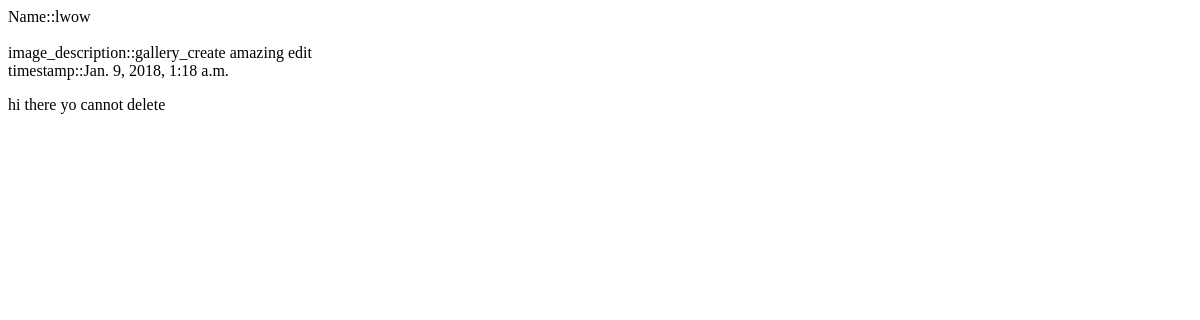
The page /2/ on the database as committed earlier.
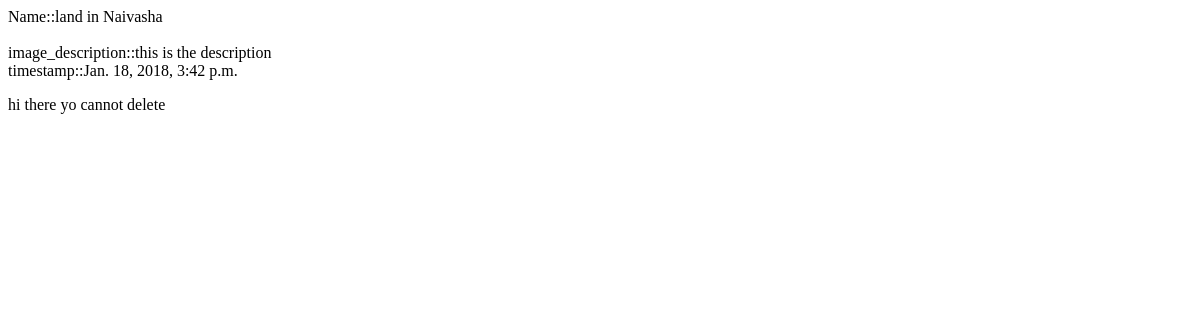
The same page on the database as committed later.
### Main/models.py (models this page shows, shortened)
class Gallery(models.Model):
    image_title        =  models.CharField(max_length=100)
    image_description  =  models.TextField(blank=True, null=True)
    gallery_image      =  models.ImageField(upload_to=upload_location,blank=True, null=True)
    timestamp = models.DateTimeField(auto_now=False, auto_now_add=True,blank=True, null=True)
    class Meta:
        ordering = ["-timestamp"]
        verbose_name_plural = "Gallery"

### Main/views.py (the view)
# urls.py: url(r'^(?P<id>\d+)/$',gallery_detail,name='gallery_detail'),
def gallery_detail(request,id=None):
    instance = get_object_or_404(Gallery,id=id)
    context = {
        "instance":instance
    }
    template_name = 'gallery/gallery_detail.html'
    return render(request,template_name, context)

### dashboard/templates/gallery/gallery_detail.html (shortened to what this page needs)
<!DOCTYPE html>
<html lang="en">
<head>
</head>
<body>
    Name::{{instance.image_title}}    <br>
     {% if instance.gallery_image %}<img src="{{ instance.gallery_image.url }}" alt="">   {% endif %}  <br>
     image_description::{{instance.image_description}} <br>
     timestamp::{{instance.timestamp}}  <br>
     <div>
        {% if not request.user.is_staff or not request.user.is_superuser %}
        <p>hi there yo cannot delete</p>
        {% else %}
        <div> <a href="{{instance.get_gallery_edit_absolute_url}}"><button type="button">edit</button></a> <br>
            <a href="{{instance.get_delete_url }}"><button type="button">Delete</button></a>
        </div>
     {% endif %}
     </div>
</body>
</html>

Rows that differ between the two databases and show on the page:
changed Gallery: image_title "lwow" → "land in Naivasha"; image_description "gallery_create amazing edit" → "this is the description"; timestamp "Jan. 9, 2018, 1:18 a.m." → "Jan. 18, 2018, 3:42 p.m."
